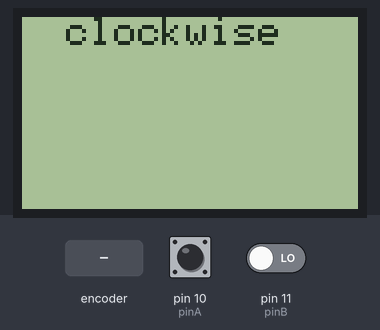
This sketch was run on a simulated Arduino Uno, built with avr-gcc and run on an emulated ATmega328P. Shown: 84×48 one-colour display. Inputs (shaded band) come from the test bench; at power-on: pin 10 (pinA) HIGH, pin 11 (pinB) LOW.

Above: at 1.2 s.
1.3 s: rotary encoder on pin 10 (pinA) / pin 11 (pinB) turned 3 steps (first pin leading)
3.4 s: rotary encoder on pin 10 (pinA) / pin 11 (pinB) turned 2 steps (second pin leading)
At 4.7 s:
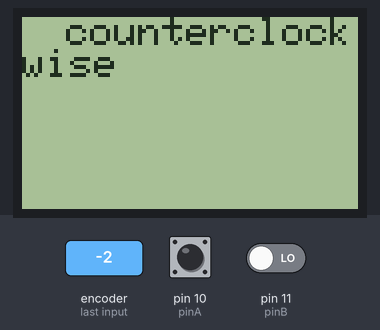
5.3 s: rotary encoder on pin 10 (pinA) / pin 11 (pinB) turned 1 step (first pin leading)
At 5.32 s:
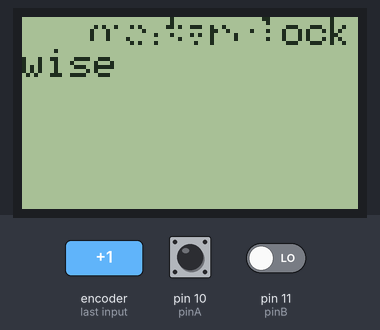
Timing chart, 0 to 8.3 s (numbered marks = the images above; inputs shaded):
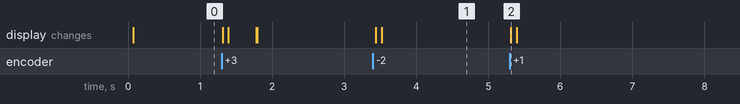

Measured:
- after the input at 3.4 s, the display: first changes at once (image 1 shows a later state)
- after the input at 5.3 s, the display: changes at once (image 2)

The sketch:

Spikker.ino
```cpp
#include <Adafruit_GFX.h>
#include <Adafruit_PCD8544.h>

// D7 - Serial clock out (CLK oder SCLK)
// D6 - Serial data out (DIN)
// D5 - Data/Command select (DC oder D/C)
// D4 - LCD chip select (CE oder CS)
// D3 - LCD reset (RST)
Adafruit_PCD8544 display = Adafruit_PCD8544(7, 6, 5, 4, 3);

int pinA = 10;  // Connected to CLK on KY-040
int pinB = 11;  // Connected to DT on KY-040
int encoderPosCount = 0;
int pinALast;
int aVal;
boolean bCW;


void set_text(int x,int y,String text,int color){

  display.setTextColor(color); // Textfarbe setzen, also Schwarz oder Weiss
  display.setCursor(x,y);      // Startpunkt-Position des Textes
  display.println(text);       // Textzeile ausgeben
  display.display();           // Display aktualisieren

  pinMode (pinA,INPUT);
  pinMode (pinB,INPUT);
   /* Read Pin A
   Whatever state it's in will reflect the last position
   */
  pinALast = digitalRead(pinA);
}

void setup()   {

  display.begin();

  // Kontrast setzen
  display.setContrast(60);
  display.clearDisplay();   // clears the screen and buffer
  display.setTextSize(1);
  //set_text(11,0,"Hello!",BLACK);
}


void loop() {
   aVal = digitalRead(pinA);
   if (aVal != pinALast){ // Means the knob is rotating
     // if the knob is rotating, we need to determine direction
     // We do that by reading pin B.
     if (digitalRead(pinB) != aVal) {  // Means pin A Changed first - We're Rotating Clockwise
       encoderPosCount ++;
       bCW = true;
     } else {// Otherwise B changed first and we're moving CCW
       bCW = false;
       encoderPosCount--;
     }
     Serial.print ("Rotated: ");
     if (bCW){
       Serial.println ("clockwise");
       set_text(11,0,"clockwise",WHITE);
       set_text(11,0,"counterclockwise",WHITE);
       set_text(11,0,"clockwise",BLACK);
     }else{
       Serial.println("counterclockwise");
       set_text(11,0,"clockwise",WHITE);
       set_text(11,0,"counterclockwise",WHITE);
       set_text(11,0,"counterclockwise",BLACK);
     }
     Serial.print("Encoder Position: ");
     Serial.println(encoderPosCount);

   }
   pinALast = aVal;
}
```
